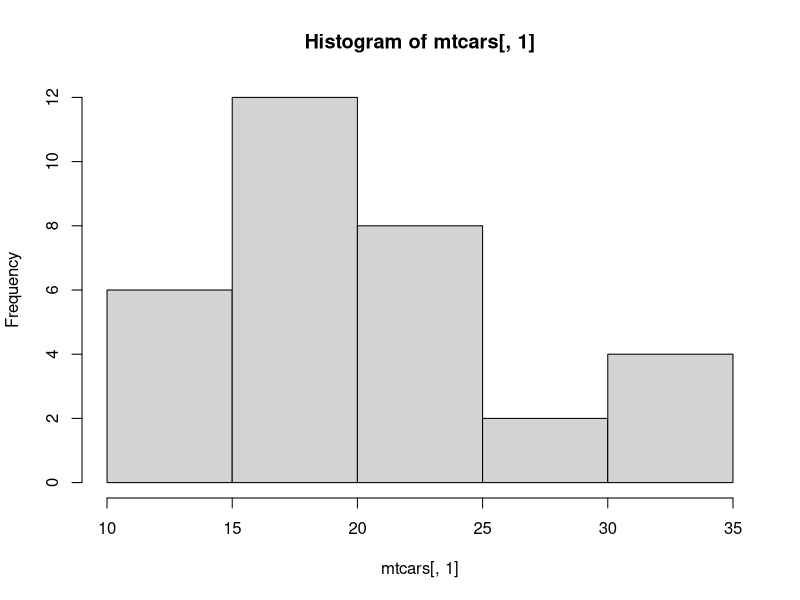
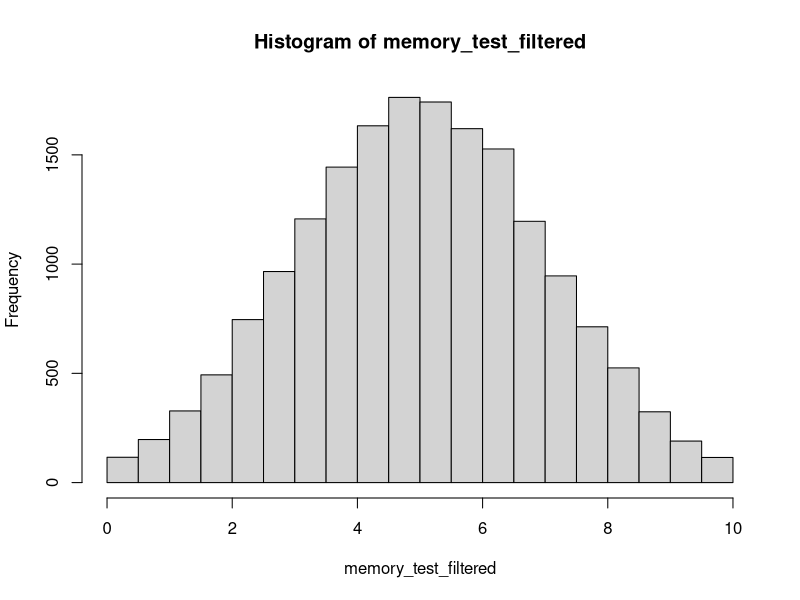
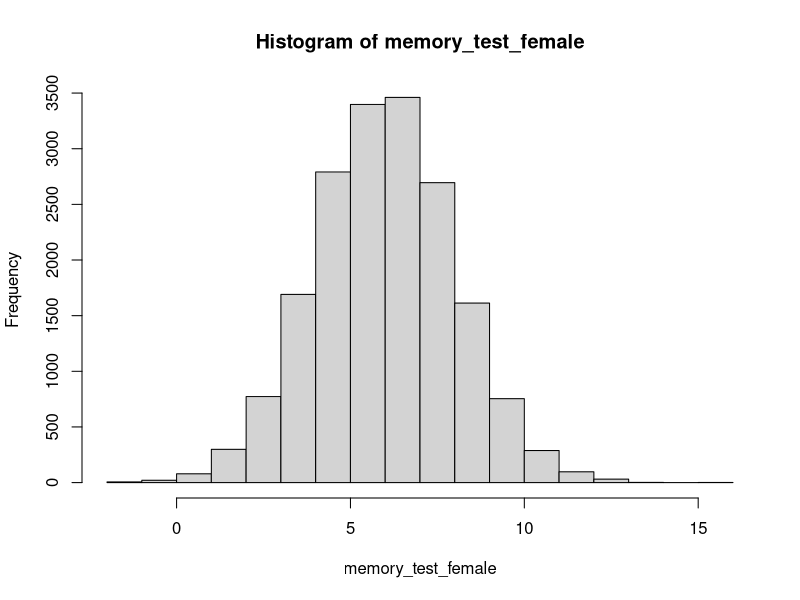
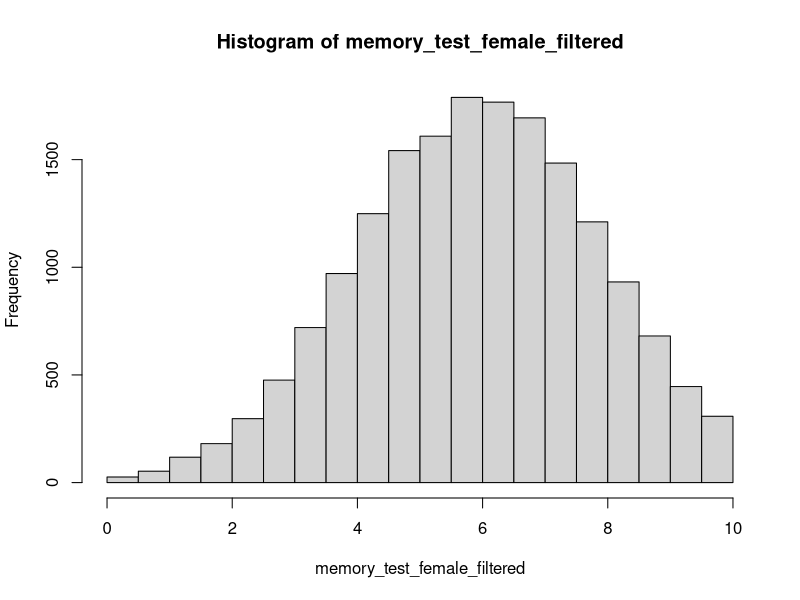
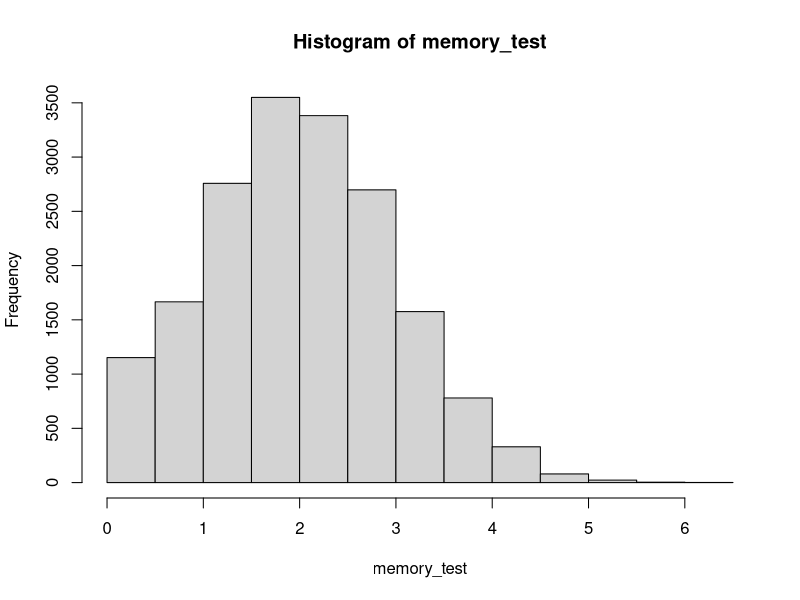
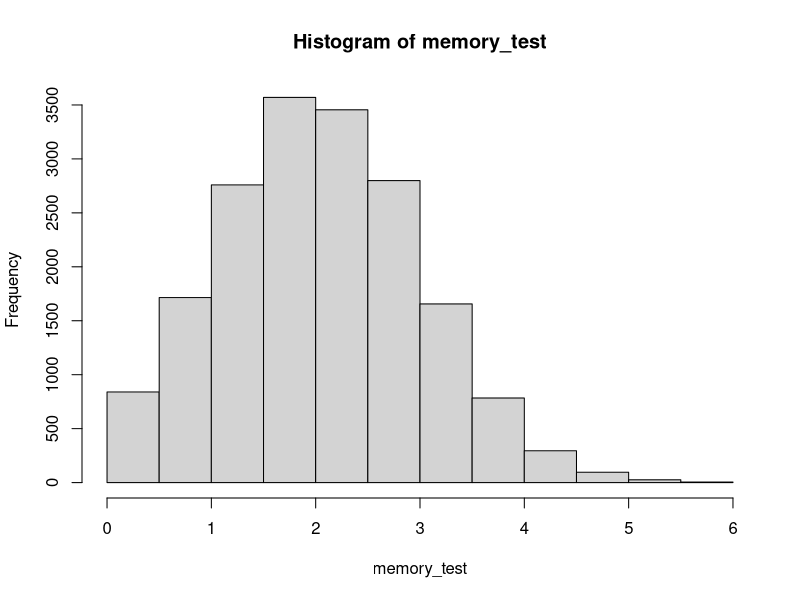
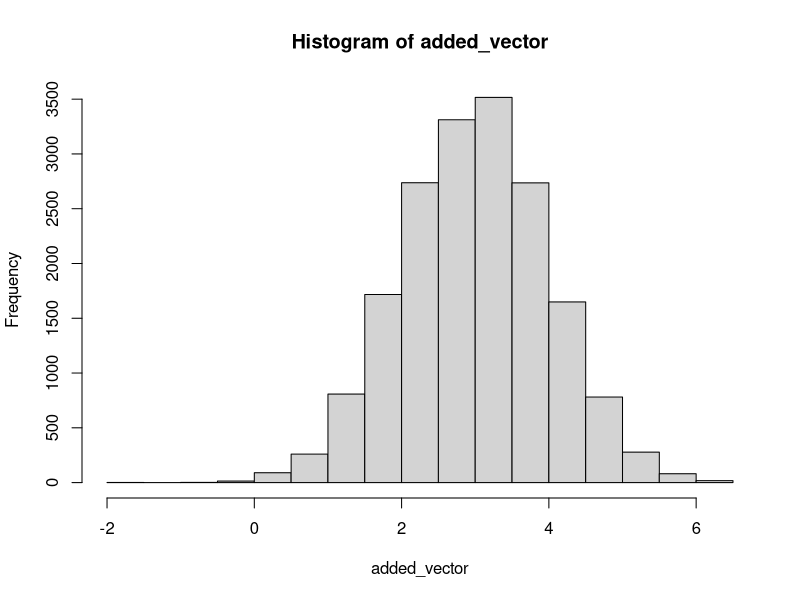
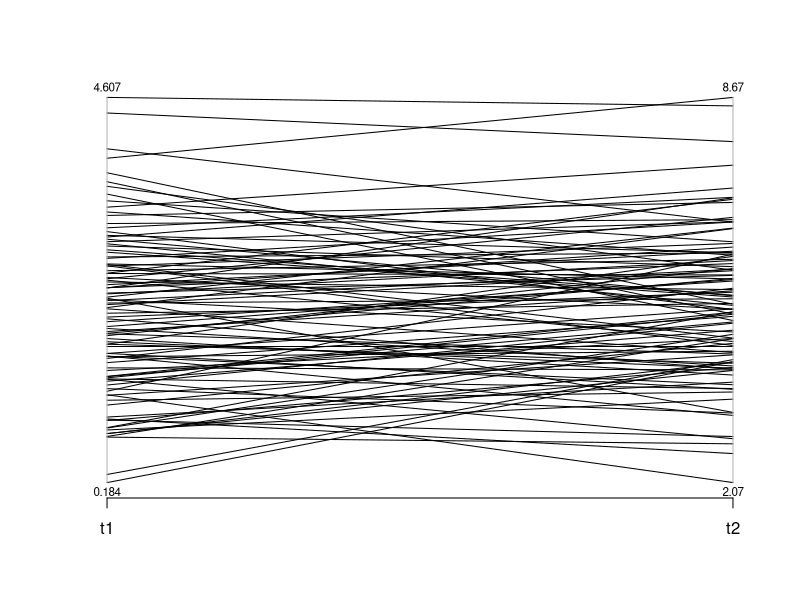

Here is the R script that generated these plots, in order:
# Load datasets from R
library(datasets)

# Load the library we are going to use
library(data.table)
library(psych)
library(MASS)


############################
# Element wise comparison
# a = c(1,2,3,4)
# b = a[((a>3) | (a<2))]
#
# Operators
# ==
# <=
# =>
# !=
# &&
# ||
############################

# Check what your datasets http://127.0.0.1:8617/help/library/datasets/html/00Index.html
# or write : ?datasets then index bottom of the page

# Categorical datasets
HairEyeColor

# Explore the structure of the data. Here it is a table NOT a data.table
str(HairEyeColor)

# Get the marginal count for one variable
# the sum of all the counts by this variable
eyes = margin.table(HairEyeColor, 2)

# convert to proportions
prop.table(eyes)

# test significantly differ from H0 equal proportions
chisq.test(eyes)

# test with an H0 with custom population proportions (p = c(...,...))
chisq.test(eyes, p=c(.41,.32,.15,.12))

# Different structure for a data.table
dt = data.table(a = rep(23,4))
str(dt)


## SAMPLE MEAN - 2 SAMPLE MEAN - 2 tail - 1 tail
mtcars

# extract mpg
hist(mtcars[,1])

# test significantly different than 20 -- get confidence interval of 0.8
t.test(mtcars[,1], mu = 20, conf.level = 0.8)

# create fake data
# Sample 18000 scores from a normal distribution of mean 5 and sd 2
memory_test = rnorm(18000, mean = 5, sd = 2)

# take only the values between 0 and 10 (you could use also the function ifelse())
memory_test_filtered = memory_test[memory_test>0 & memory_test<10]
hist(memory_test_filtered)

# test significantly different than 5
t.test(memory_test_filtered, mu=5)

# sample the same amount of subjects this time centered on 6
memory_test_female = rnorm(18000, mean = 6, sd = 2)
hist(memory_test_female)
describe(memory_test_female)

# Filter it in the same way take only values between 0 and 10
memory_test_female_filtered = memory_test_female[memory_test_female>0 & memory_test_female<10]
hist(memory_test_female_filtered)

# One tailed (alternative / alt = "greater")
t.test(memory_test_female_filtered, memory_test_filtered, alt = "greater")

## PAIRED T TEST T1 -> Intervention -> T2 (repeated measure)
## GROUP T1 - first test before the intervention
# sample fake data centered on 2
memory_test = rnorm(18000, mean = 2, sd = 1)

# a lot of the data is below 0
# but since we are going to use a paired t-test we want to keep the same amount of
# subjects and not delete them

# We need to REPLACE the values for subjects below 0
# If we replace all the values below 0 by 0 it will strongly alter the shape of the distribution
memory_test[memory_test<0] = 0

# look at the first bin on the left is a lot higher than its symetric bin on the other side
# The distribution is skewed, which is not bad in itself, you just have to account for it by using
# robust statistics if the skeweness is too important
hist(memory_test)

# Another way, to smooth your distribution a bit could be to replace by 0 + a random value between 0 and 3
# (this is fake data -- not something you will want to do with real data)
memory_test = rnorm(18000, mean = 2, sd = 1)

# get the number of subjects below 0
size_below_zero = length(memory_test[memory_test<0])

# get a vector of values between 0 and 3
sampled_vector = seq(from = 0, to = 3, by = 0.01)

# sample from that vector the same amount of time that there are subject below 0 in the memory test
sample_for_replacement = sample(sampled_vector, size = size_below_zero,replace = T)

# replace the values
memory_test[memory_test<0] = sample_for_replacement
hist(memory_test)

## GROUP T2 cw in between !
# We create the second vector by adding a random number sampled from a normal distribution
# with mean of 3 and sd of 1
added_vector = rnorm(length(memory_test), mean = 3, sd = 1)
hist(added_vector)

# our intervention has a positive effect so we add this positive vector
memory_test_t2 = copy(memory_test) + added_vector

# we build our data.table with the two samples
pairs = data.table(t1 = memory_test, t2 = memory_test_t2)

# Check visually evolution of the 100 first subjects (parcoord is part of the MASS package)
parcoord(pairs[0:100,], var.label = T)

# Paired T test with H0 difference is not significantly different than 0
t.test(memory_test_t2, memory_test , paired = T)

### ANOVA One variable
# Check that the number of days of holidays between countries is different
chinese = rnorm(n = 150, mean = 3, sd = 1)
japan = rnorm(n = 30, mean = 6, sd = 1)
danemark = rnorm(n = 20, mean = 30, sd = 4)
usa = rnorm(n = 400, mean = 4, sd = 2)

boxplot(chinese, japan, danemark, usa)

# We need an indicator variable, we build it by hand
group = c(rep('chinese', 150),rep('japanese', 30), rep('danish', 20), rep('american', 400))

# This is our value variable
values = c(chinese, japan, danemark, usa)

# We create a data.table with those two corresponding vector
dt = data.table(g = group, v = values)
print(dt)

# Now we can perform our anova test
aov_results = aov(dt, formula = v ~ g)
summary(aov_results)

# We can also test group difference one to one using Tukey
# Here they are all significant
tukey_results = TukeyHSD(aov_results)
print(tukey_results)

# To use the function stack() the number of observation need to be similar
chinese = rnorm(n = 50, mean = 3, sd = 1)
japan = rnorm(n = 50, mean = 6, sd = 1)
danemark = rnorm(n = 50, mean = 30, sd = 4)
usa = rnorm(n = 50, mean = 4, sd = 2)
stack_variable = stack(data.frame(cbind(chinese, japan, danemark, usa)))
result = aov(stack_variable, formula = values ~ ind)
summary(result)






